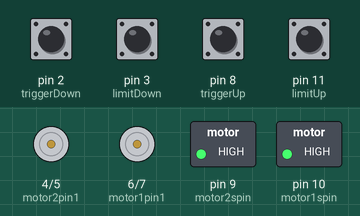
The sketch below on a simulated Arduino Uno, built with avr-gcc and run on an emulated ATmega328P. Parts: motor-driver pin pairs drawn as motors (green arrow = first pin HIGH = forward, orange = second pin HIGH = backward, longer = more drive), switched loads named in the sketch (green lamp = pin HIGH). The test bench sets the inputs (shaded band); at power-on: pin 2 (triggerDown), pin 3 (limitDown), pin 8 (triggerUp), pin 11 (limitUp) HIGH.

Above: at 1.2 s.
1.3 s: pin 2 (triggerDown) pulled LOW for 0.15 s
At 1.37 s:
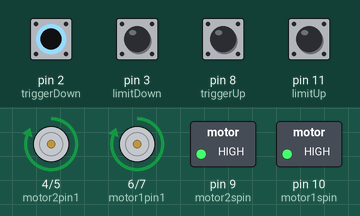
2.9 s: pin 8 (triggerUp) pulled LOW for 0.15 s
At 2.97 s:
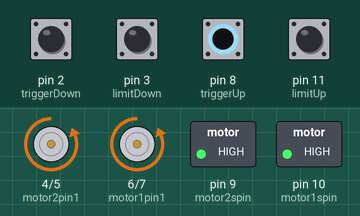
4.5 s: pin 8 (triggerUp) pulled LOW for 3.2 s
At 8.4 s:
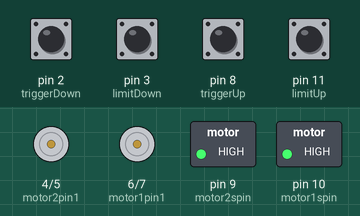
Timing chart, 0 to 9.9 s (numbered marks = the images above; inputs shaded):
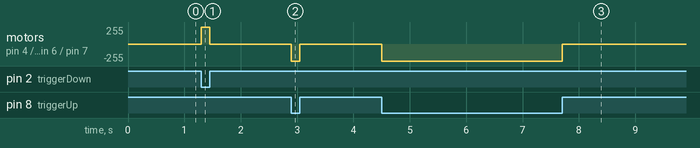

Measured:
- after the input at 1.3 s, motor on pin 4 (motor2pin1) / pin 5 (motor2pin2), motor on pin 6 (motor1pin1) / pin 7 (motor1pin2): stopped → forward 255/255 at once, → stopped 0.15 s later
- after the input at 2.9 s, motor on pin 4 (motor2pin1) / pin 5 (motor2pin2), motor on pin 6 (motor1pin1) / pin 7 (motor1pin2): stopped → backward 255/255 at once, → stopped 0.15 s later
- after the input at 4.5 s, motor on pin 4 (motor2pin1) / pin 5 (motor2pin2), motor on pin 6 (motor1pin1) / pin 7 (motor1pin2): stopped → backward 255/255 at once, → stopped 3.2 s later

The sketch:

Tent2.ino
```cpp
// Motor pins
int motor1pin1 = 6;
int motor1pin2 = 7;
int motor1spin = 10;

int motor2pin1 = 4;

int motor2pin2 = 5;
int motor2spin = 9;

// Inputs
const int triggerDown = 2;    // INT0
const int triggerUp = 8;      // Polled
const int limitDown = 3;      // INT1
const int limitUp = 11;       // Polled

// Flags set by interrupts
volatile bool limitDownFlag = false;
volatile bool limitUpFlag = false;


// Debounce
unsigned long lastLimitDownTime = 0;
unsigned long lastLimitUpTime = 0;
const unsigned long DEBOUNCE_DELAY = 50; // ms

// State
bool stopMotors = false;
bool movementBlocked = false; // New flag
enum Movement { NONE, UP, DOWN };
Movement currentDirection = NONE;

void setup() {
  pinMode(motor1pin1, OUTPUT);
  pinMode(motor1pin2, OUTPUT);
  pinMode(motor2pin1, OUTPUT);
  pinMode(motor2pin2, OUTPUT);
  pinMode(motor1spin, OUTPUT);
  pinMode(motor2spin, OUTPUT);

  pinMode(triggerDown, INPUT_PULLUP);
  pinMode(triggerUp, INPUT_PULLUP);
  pinMode(limitDown, INPUT_PULLUP);
  pinMode(limitUp, INPUT_PULLUP);

  analogWrite(motor1spin, 255);
  analogWrite(motor2spin, 255);

  attachInterrupt(digitalPinToInterrupt(triggerDown), dummyISR, CHANGE); // Required for pin 2 interrupt config
  attachInterrupt(digitalPinToInterrupt(limitDown), onLimitDown, FALLING);

}

void loop() {
  unsigned long currentTime = millis();

  // Debounce: Limit Down
  if (limitDownFlag && currentTime - lastLimitDownTime > DEBOUNCE_DELAY) {
    limitDownFlag = false;
    lastLimitDownTime = currentTime;
    if (currentDirection == DOWN) {
      stopAllMotors();
      movementBlocked = true;
    }
  }

  // Debounce: Limit Up
  if (limitUpFlag && currentTime - lastLimitUpTime > DEBOUNCE_DELAY) {
    limitUpFlag = false;
    lastLimitUpTime = currentTime;
    if (currentDirection == UP) {
      stopAllMotors();
      movementBlocked = true;
    }
  }

  // Read triggers (active LOW)
  bool downPressed = digitalRead(triggerDown) == LOW;
  bool upPressed = digitalRead(triggerUp) == LOW;

  // Unblock movement when both triggers released
  if (!downPressed && !upPressed) {
    movementBlocked = false;
  }

  // Evaluate input state only if not blocked
  if (!movementBlocked) {
    if (downPressed && !upPressed) {
      currentDirection = DOWN;
      moveDown();
    } else if (upPressed && !downPressed) {
      currentDirection = UP;
      moveUp();

      // Software debounce: limit up
      if (digitalRead(limitUp) == LOW && currentTime - lastLimitUpTime > DEBOUNCE_DELAY) {
        limitUpFlag = true;
      }
    } else {
      stopAllMotors();
      currentDirection = NONE;
    }
  } else {
    stopAllMotors();
    currentDirection = NONE;
  }
}

void moveDown() {
  digitalWrite(motor2pin1, HIGH);
  digitalWrite(motor2pin2, LOW);
  digitalWrite(motor1pin1, HIGH);
  digitalWrite(motor1pin2, LOW);
}

void moveUp() {
  digitalWrite(motor2pin1, LOW);
  digitalWrite(motor2pin2, HIGH);
  digitalWrite(motor1pin1, LOW);
  digitalWrite(motor1pin2, HIGH);
}

void stopAllMotors() {
  digitalWrite(motor2pin1, LOW);
  digitalWrite(motor2pin2, LOW);
  digitalWrite(motor1pin1, LOW);
  digitalWrite(motor1pin2, LOW);
}

// ISR
void dummyISR() {}  // Not used, but required for INT0 setup
void onLimitDown() {
  limitDownFlag = true;
}
```
